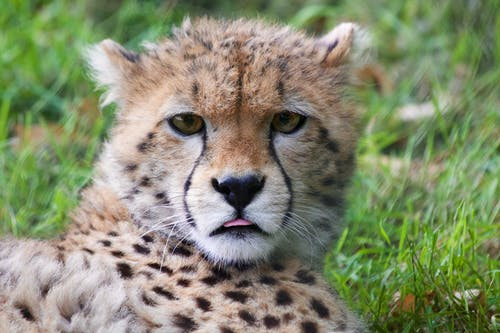
#> input picture Assignment 2/Data-PR-As2/BigCats/Cheetah/animal-africa-wilderness-zoo.jpg, 500 x 333 px; its folder holds only this picture in this run
$ jupyter execute --allow-errors big_cats_alina.ipynb
#> lines starting #> are read from the running program, lines starting #| are printed output that depends on the picture
# Task 1: Big Cats
### Alina, Lisa, Ömer and Nikolai

## Import Data

[cell 1]
import os

import cv2 as cv
import imgaug.augmenters as iaa
import matplotlib
import matplotlib.pyplot as plt
plt.rcParams["figure.facecolor"] = "w"
import numpy as np
import pandas as pd
from PIL import Image
import seaborn as sns

from sklearn.model_selection import train_test_split
from sklearn.metrics import accuracy_score, f1_score, confusion_matrix, roc_curve, auc, silhouette_samples, silhouette_score, mutual_info_score
from sklearn.neighbors import KNeighborsClassifier
from sklearn.ensemble import RandomForestClassifier, VotingClassifier, StackingClassifier
from sklearn.svm import SVC
from sklearn.manifold import MDS
from sklearn.linear_model import LogisticRegression
from sklearn.model_selection import cross_val_score, KFold
from sklearn.preprocessing import label_binarize
from sklearn.cluster import DBSCAN, Birch, KMeans
from fcmeans import FCM

[cell 2]
RANDOM_STATE=42

[cell 3]
data_path = os.path.join("..", "Data-PR-As2", "BigCats")

[cell 4]
class_paths = os.listdir(data_path)
imgs = []
labels = []
for class_ in class_paths:
    path = os.path.join(data_path, class_)
    imgs_of_class = os.listdir(path)
    imgs += [os.path.join(path, x) for x in imgs_of_class]
    labels += [class_] * len(imgs_of_class)

## Data Analysis

[cell 5]
print("# observations:", len(labels))

[cell 6]
classes = list(np.unique(labels))
n_classes = len(classes)
print("There are", n_classes, "classes:", classes)

[cell 7]
# Visualise one data sample per class
fig, axs = plt.subplots(1, n_classes, constrained_layout=True)
axs = axs.flatten()

for i, class_ in enumerate(classes):
    ob_idx = labels.index(class_)
    with Image.open(imgs[ob_idx]) as img:
#> img is the input picture: PIL image 500x333 RGB; mean R, G, B 132.2, 139.3, 109.6
        axs[i].imshow(img)
        axs[i].title.set_text(class_)
plt.show()
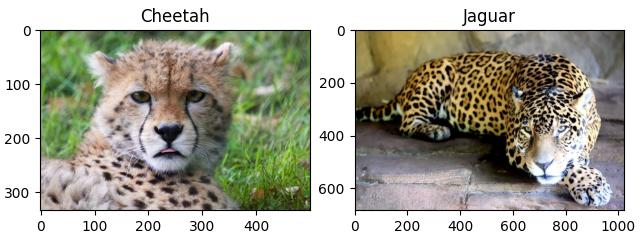
#> figure drawn by matplotlib, 2 panels

[cell 8]
def plot_class_freq(y):
    ax = y.apply(pd.value_counts).plot(kind='bar', legend=False)
    if matplotlib.__version__[:3] != "3.3":
        ax.bar_label(ax.containers[0])
    else:
        print("Warning using old version of matplotlib!")
    plt.xlabel("Class")
    plt.ylabel("Frequency")
    plt.show()
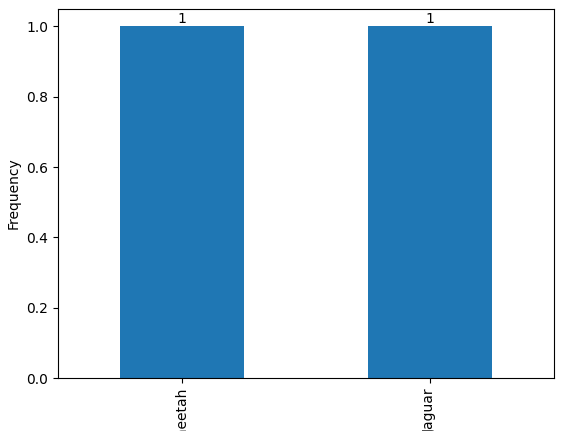
#> figure drawn by matplotlib, 1 panel
